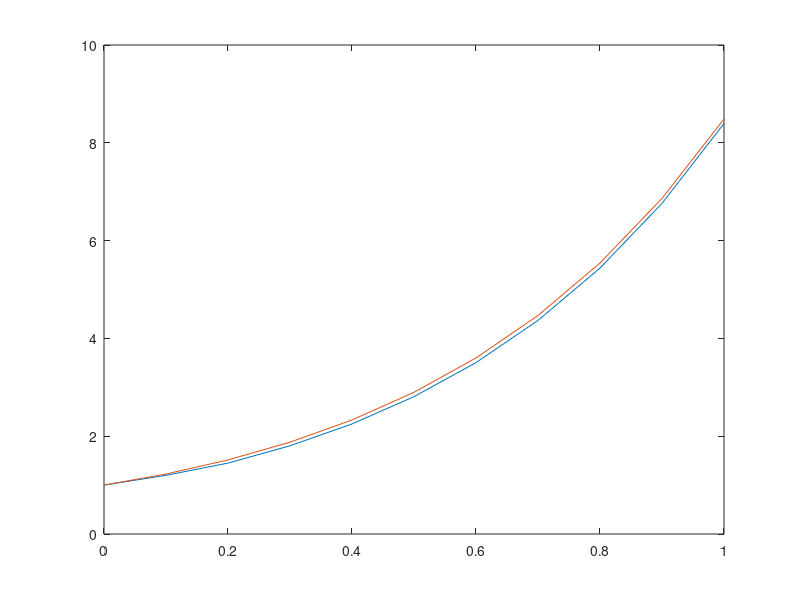

Recreate this plot in MATLAB.
# L5Z1 Trzykrokowa Metoda Adamsa - Moultona

# y(n+1) = y(n) + h * (3/8 * f(t(n+1), y(n+1)) + 19/24 * f(t(n), y(n)) - 5/24 * f(t(n-1), y(n-1)) + 1/14 * f(t(n-2), y(n-2)))
# y(n+1) - y(n) - h * (3/8 * f(t(n+1), y(n+1)) + 19/24 * f(t(n), y(n)) - 5/24 * f(t(n-1), y(n-1)) + 1/14 * f(t(n-2), y(n-2))) = 0
# z - y(n) - h * (3/8 * f(t(n+1), z) + 19/24 * f(t(n), y(n)) - 5/24 * f(t(n-1), y(n-1)) + 1/14 * f(t(n-2), y(n-2))) = 0

f = @(t, y) 2 * y + t
T = 1;
h = 0.1;
t = 0:h:T;
y = zeros(size(t));
y(1) = 1;

for n = 1:2
  y(n+1) = y(n) + h * f(t(n), y(n)); # Jawna metoda Eulera
end

for n = 3:length(y)-1
  y(n+1) = fzero(@(z) z - y(n) - h * (3/8 * f(t(n+1), z) + 19/24 * f(t(n), y(n)) - 5/24 * f(t(n-1), y(n-1)) + 1/14 * f(t(n-2), y(n-2))), y(n));
end

plot(t, y);
hold on
plot(t, 1/4 * (5 * exp(2 * t) - 2 * t - 1))
